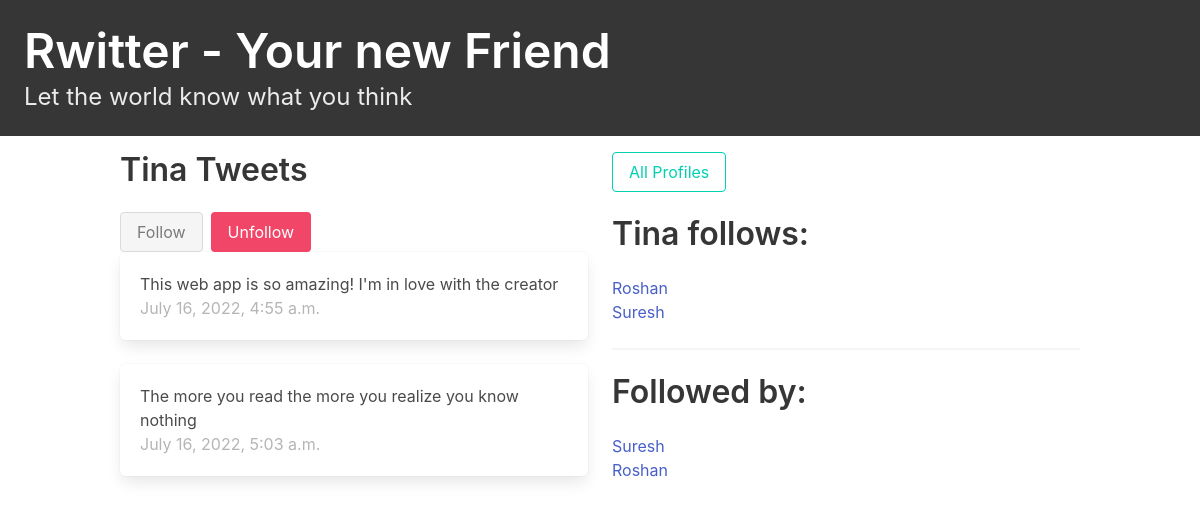
The app's page /profile/2 (signed in) with its own data.
### rwitter/models.py (models this page shows, shortened)
class Profile(models.Model):
    user = models.OneToOneField(User, on_delete = models.CASCADE)
    follows = models.ManyToManyField("self", related_name='followed_by', symmetrical=False, blank=True)
    profile_picture = models.FileField(null=True, blank=True)
    def __str__(self) -> str:
        return self.user.username

class Rweets(models.Model):
    user = models.ForeignKey(User, related_name='rweets', on_delete=models.DO_NOTHING)
    body = models.CharField(max_length=180)
    created_at = models.DateTimeField(auto_now_add=True)

### rwitter/views.py (the view, shortened to what this page needs)
# urls.py: path('profile/<int:pk>', views.profile, name='profile')
def profile(request, pk):
    if not hasattr(request.user, 'profile'):
        missing_user_profile = Profile(user = request.user)
        missing_user_profile.save()
    profile = Profile.objects.get(pk=pk)
    return render(request, 'profile.html', {'profile': profile})

### rwitter/templates/profile.html (shortened to what this page needs)
{% extends 'base.html' %}
{% block content%}
<div class="column is-half">
<form action="" method="post">
    <h1 class="title">{{profile.user.username|title}} Tweets</h1>
    <div class="buttons">
      {%if profile in user.profile.follows.all%}
        <button class="button is-static">Follow</button>
        <button class="button is-danger" name="follow" value="unfollow">Unfollow</button>
      {% else %}
        <button class="button is-primary" name="follow" value="follow">Follow</button>
        <button class="button is-danger">Unfollow</button>
      {% endif %}
    </div>
</form>
<div class="block">
  <div class="content">
    {% for rweet in profile.user.rweets.all%}
      <div class="box">
        {{rweet.body}}
        <br>
        <span class="is-small has-text-grey-light">
          {{rweet.created_at}}
        </span>
      </div>
    {% endfor %}
  </div>
</div>
</div>
<div class="column is-half">
  <div class="block">
    <a href="{% url 'profile_list' %}">
        <button class="button is-primary is-outlined ">
            All Profiles
        </button>
    </a>
  </div>
  <p class="title">{{profile.user.username|title}} follows:</p>
  <ul>
      {% for following in profile.follows.all %}
      <li><a href="{% url 'profile' following.pk %}"> {{ following | title}}</a></li>
      {% endfor %}
  </ul>
  <hr>
  <div class="block">
    <h3 class="title">Followed by: </h3>
    <ul>
      {% for follower in profile.followed_by.all%}
      <li><a href="{% url 'profile' follower.pk %}">{{follower|title}}</a></li>
      {% endfor %}
    </ul>
  </div>
</div>
{% endblock %}

### records on screen
Profile: user.username "Tina"
Rweets: body "This web app is so amazing! I'm in love with the creator", created_at "July 16, 2022, 4:55 a.m."
Rweets: body "The more you read the more you realize you know nothing", created_at "July 16, 2022, 5:03 a.m."
Profile: user.username "Roshan"
Profile: user.username "Suresh"
